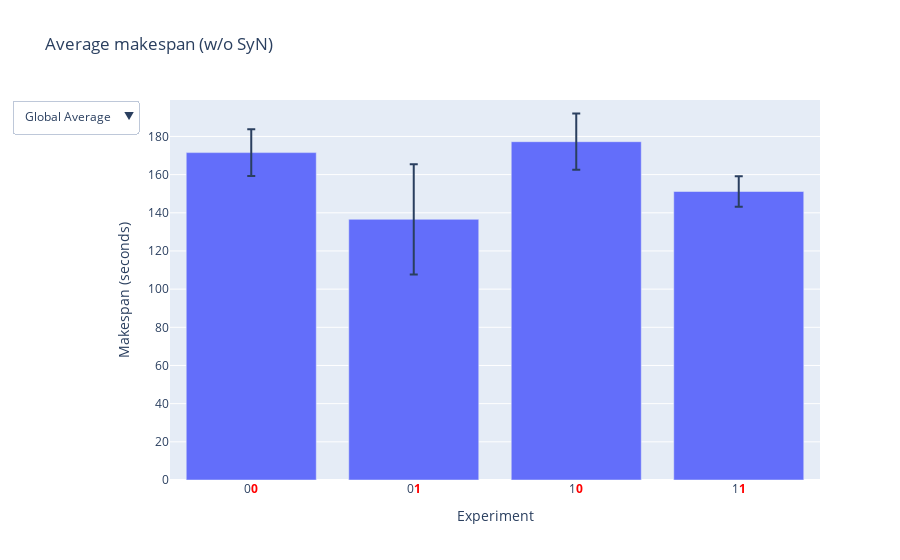

The notebook cell saved with this chart:
### Code cell
fig = go.Figure()

# Remove SyN experiments
zoomed_stats = stats[~stats["exp_id"].str.len().eq(3)]

# Add traces for each subject and global average
subjects = zoomed_stats["subj_id"].unique()
for subject in subjects:
    subject_data = zoomed_stats[zoomed_stats["subj_id"] == subject]
    fig.add_trace(
        go.Bar(
            x=subject_data["highlighted_label"],
            y=subject_data["makespan_mean"],
            name=subject,
            visible=(subject == "Global Average"),
            error_y=dict(type="data", array=subject_data["makespan_std"]),
        )
    )

buttons = get_dropdown(subjects)

# Update layout with dropdown menu and fixed y-axis range
fig.update_layout(
    updatemenus=[dict(type="dropdown", showactive=True, buttons=buttons)],
    title="Average makespan (w/o SyN)",
    xaxis_title="Experiment",
    yaxis_title="Makespan (seconds)",
    yaxis=dict(range=[0, zoomed_stats["makespan_mean"].max() * 1.05]),
    # height=1000,
)

fig.show()
fig.write_html(figure_dir / "makespan_wo_syn.html")
fig.write_image(figure_dir / "makespan_wo_syn.png")

### Figure 1 — Plotly figure (JSON) as saved in the notebook; plotly's stock layout.template omitted (floating-point values rounded to 4 significant figures)
{"data": [{"error_y": {"array": [8.894, 25.98, 13.08, 5.867], "type": "data"}, "name": "s003", "type": "bar", "visible": false, "x": ["0<b style='color:red;'>0</b>", "0<b style='color:red;'>1</b>", "1<b style='color:red;'>0</b>", "1<b style='color:red;'>1</b>"], "y": [166.7, 146.9, 180.6, 152.1]}, {"error_y": {"array": [7.838, 31.64, 4.706, 4.24], "type": "data"}, "name": "s017", "type": "bar", "visible": false, "x": ["0<b style='color:red;'>0</b>", "0<b style='color:red;'>1</b>", "1<b style='color:red;'>0</b>", "1<b style='color:red;'>1</b>"], "y": [187.4, 141.4, 189.6, 154.6]}, {"error_y": {"array": [5.397, 25.5, 7.144, 5.451], "type": "data"}, "name": "s025", "type": "bar", "visible": false, "x": ["0<b style='color:red;'>0</b>", "0<b style='color:red;'>1</b>", "1<b style='color:red;'>0</b>", "1<b style='color:red;'>1</b>"], "y": [161.8, 145.3, 163.9, 149.3]}, {"error_y": {"array": [6.373, 24.33, 13.09, 5.717], "type": "data"}, "name": "s028", "type": "bar", "visible": false, "x": ["0<b style='color:red;'>0</b>", "0<b style='color:red;'>1</b>", "1<b style='color:red;'>0</b>", "1<b style='color:red;'>1</b>"], "y": [170.2, 120.5, 188.4, 156.4]}, {"error_y": {"array": [null, 4.83], "type": "data"}, "name": "s031", "type": "bar", "visible": false, "x": ["0<b style='color:red;'>0</b>", "0<b style='color:red;'>1</b>"], "y": [183.1, 65.35]}, {"error_y": {"array": [14.67, 11.27, 10.29, 10.67], "type": "data"}, "name": "s036", "type": "bar", "visible": false, "x": ["0<b style='color:red;'>0</b>", "0<b style='color:red;'>1</b>", "1<b style='color:red;'>0</b>", "1<b style='color:red;'>1</b>"], "y": [172.0, 143.1, 166.3, 143.4]}, {"error_y": {"array": [12.27, 28.91, 14.74, 7.938], "type": "data"}, "name": "Global Average", "type": "bar", "visible": true, "x": ["0<b style='color:red;'>0</b>", "0<b style='color:red;'>1</b>", "1<b style='color:red;'>0</b>", "1<b style='color:red;'>1</b>"], "y": [171.5, 136.6, 177.3, 151.2]}], "layout": {"title": {"text": "Average makespan (w/o SyN)"}, "updatemenus": [{"buttons": [{"args": [{"visible": [false, false, false, false, false, false, true]}, {"title": "Global Average"}], "label": "Global Average", "method": "update"}, {"args": [{"visible": [false, false, false, false, false, true, false]}, {"title": "s036 Average"}], "label": "s036", "method": "update"}, {"args": [{"visible": [false, false, true, false, false, false, false]}, {"title": "s025 Average"}], "label": "s025", "method": "update"}, {"args": [{"visible": [false, true, false, false, false, false, false]}, {"title": "s017 Average"}], "label": "s017", "method": "update"}, {"args": [{"visible": [false, false, false, true, false, false, false]}, {"title": "s028 Average"}], "label": "s028", "method": "update"}, {"args": [{"visible": [true, false, false, false, false, false, false]}, {"title": "s003 Average"}], "label": "s003", "method": "update"}, {"args": [{"visible": [false, false, false, false, true, false, false]}, {"title": "s031 Average"}], "label": "s031", "method": "update"}], "showactive": true, "type": "dropdown"}], "xaxis": {"title": {"text": "Experiment"}}, "yaxis": {"range": [0, 199.1], "title": {"text": "Makespan (seconds)"}}}}
